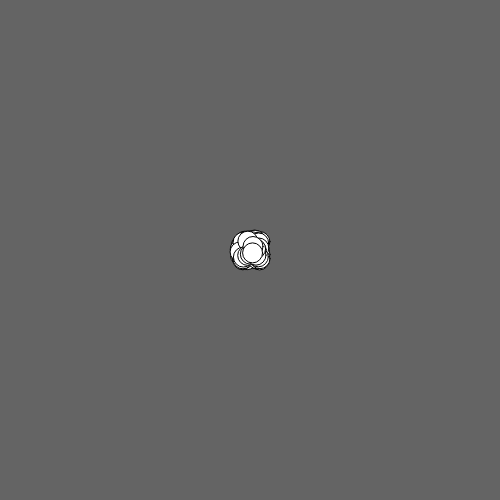
Frame 1 (no input)
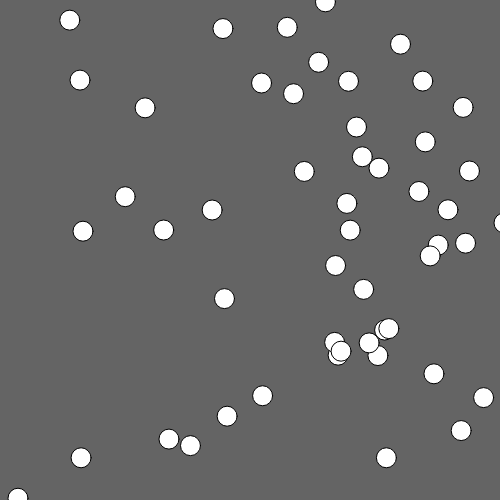
Frame 60 (no input)
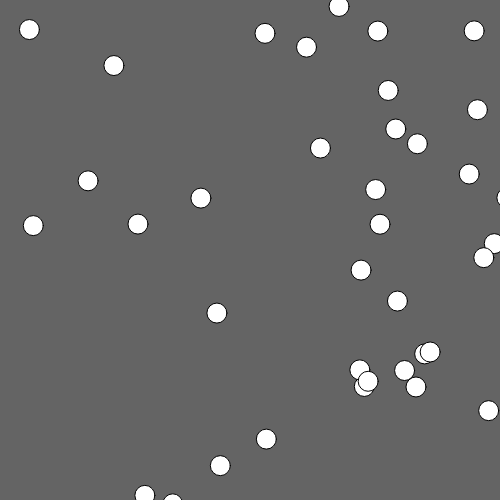
Frame 120 (the mouse pressed at the canvas centre since frame 60)

The p5.js sketch that drew these frames (run headless with seeded random() and noise() and a simulated clock; from frame 60 on, the mouse is pressed at the canvas centre):

// p5.js sketch
// ── sketch.js
var particles;
function setup() {
  createCanvas(500, 500);
  smooth();
  particles = [];
  var r = 10;
  for (var i = 0; i < 100; i++) {
    var particle = new Particle(createVector(width/2, height/2), 20);
    particle.applyForce(createVector(random(-r, r), random(-r, r)));
    particles.push(particle);
  }
}

function draw() {
  background(100);
  for (var i = 0; i < particles.length; i++) {
    var particle = particles[i];
    particle.update();
    particle.display();
  }
}

// ── particle.js
class Particle {
  constructor(loc, size) {
    this.loc = loc.copy();
    this.size = size;
    this.acc = createVector(0, 0);
    this.vel = createVector(0, 0);
  }

  applyForce(force) {
    this.acc.add(force);
  }

  update() {
    this.vel.add(this.acc);
    this.loc.add(this.vel);
    this.vel.mult(0.98);
    this.acc.mult(0);
  }

  display() {
    ellipse(this.loc.x, this.loc.y, this.size);
  }
}
